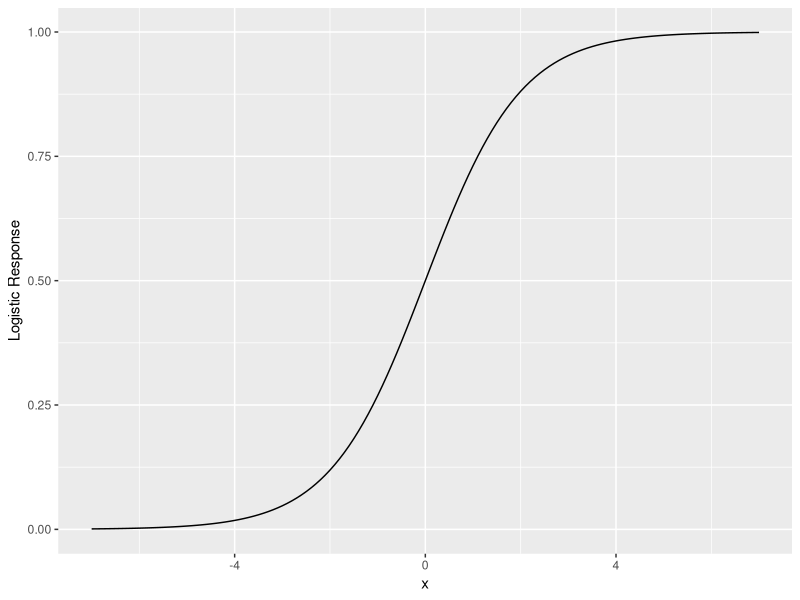
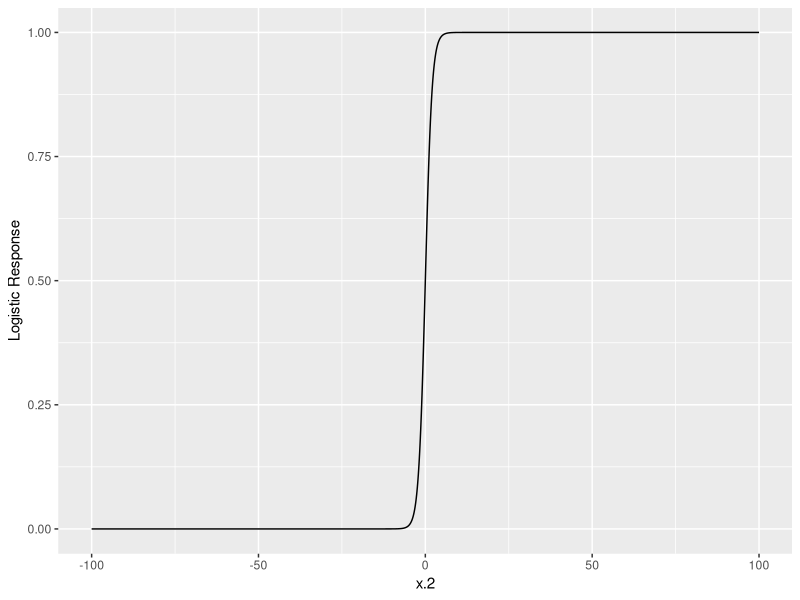
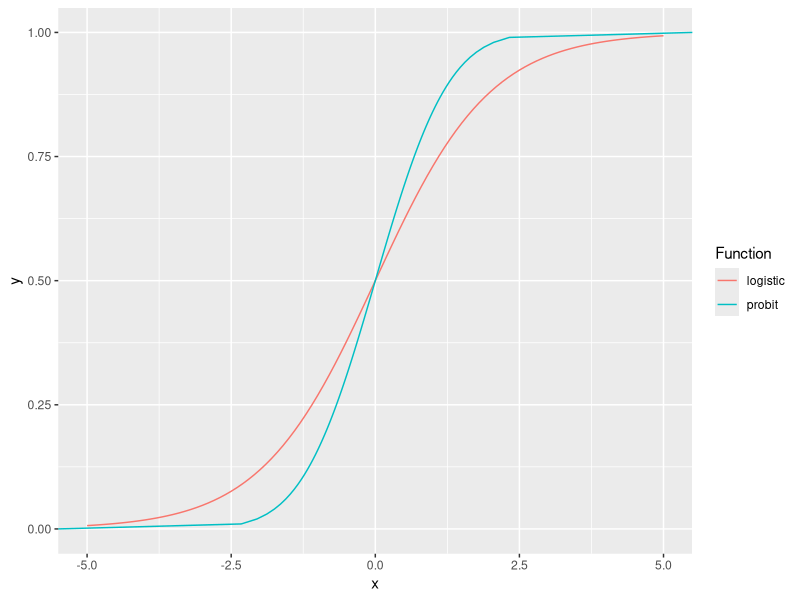

Write R code to recreate these figures, in order.
library(tidyverse)

# define the logistic response function
logistic.response <- function(x) { 
  return(
    1 / (1 + exp(-1*x) )
  )
}

# test a few key values
logistic.response(0)
logistic.response(Inf)
logistic.response(-Inf)

logistic.response(5)
logistic.response(-5)

logistic.response(1)
logistic.response(-1)

# create a set of inputs to plot
x <- seq(-7,7,0.1)
head(x)
tail(x)

# plot the logistic response function from -10 to 10
ggplot() + 
  geom_line(mapping = aes(x=x, y=logistic.response(x))) + 
  ylab("Logistic Response")

# plot for a greater range
x.2 <- seq(-100,100,0.1)

ggplot() + 
  geom_line(mapping = aes(x=x.2, y=logistic.response(x.2))) + 
  ylab("Logistic Response")


# probit function
y <- seq(0,1,by=0.01)

# probit is the quantile function for the normal distribution
# we use its inverse, so defined with "y" input instead of "x"
probit <- function(y) {
  return(
    qnorm(y, mean = 0, sd=1)
  )
}

# compare logistic function and probit
x <- seq(-6,6,by=0.1)
y <- seq(0,1,by=0.01)

# construct dataframe with x, y values using both functions
logistic.vals <- data.frame(x=x,
                            y=logistic.response(x),
                            Function="logistic")
probit.vals <- data.frame(x=probit(y),
                          y=y,
                          Function="probit")
combined.vals <- rbind(logistic.vals, probit.vals)

ggplot(data=combined.vals) + 
  geom_line(mapping = aes(x=x, y=y, col=Function)) +
  xlab("x") + ylab("y") + 
  xlim(-5,5)

